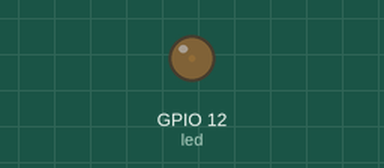
Simulated run of this program. Board: ESP32 board running MicroPython. Parts: output pins drawn as LEDs (lit = HIGH).

Above: at 0.19 s.
At 20.0 s:
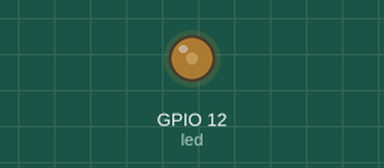
At 39.73 s:
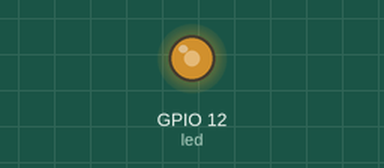
Timing chart, 0 to 40.0 s (numbered marks = the images above):
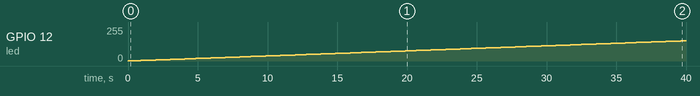

The program:

pwm.py
```python
from machine import Pin, PWM
from utime import sleep_ms

led = PWM(Pin(12), freq=5000)

while True:

    for i in range(0,65000):
        led.duty_u16(i)
        sleep_ms(1)


    
```

Measured:
- by itself, GPIO 12 (led): moves from 0/255 to 152/255 over 39.9 s
